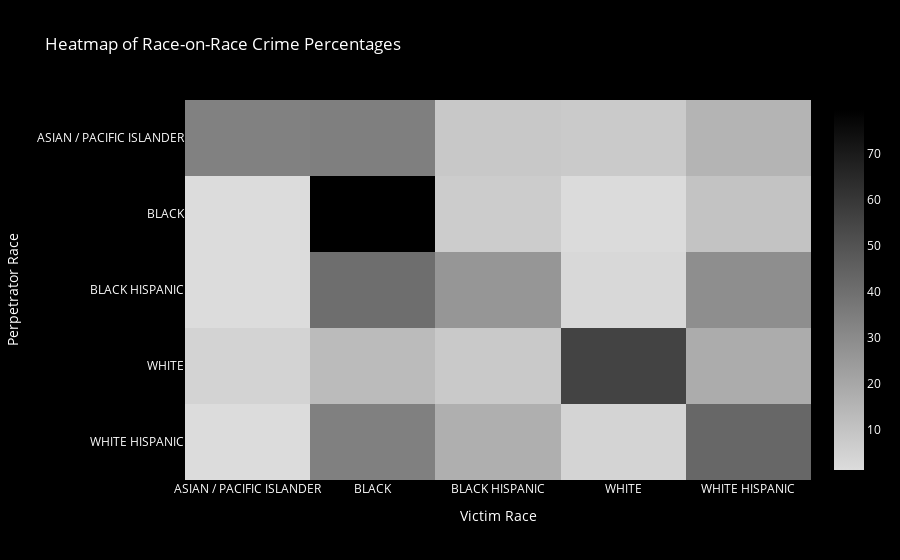

Notebook source saved alongside this figure:
### Markdown cell above
The distridutions remain the same even after the spike

### Code cell
# Filter out unknown and nan races for perpetrators and victims
filtered_data = cleaned_data[
    (cleaned_data['PERP_RACE'].notna()) & (cleaned_data['PERP_RACE'] != 'UNKNOWN') &
    (cleaned_data['VIC_RACE'].notna()) & (cleaned_data['VIC_RACE'] != 'UNKNOWN') &
    (cleaned_data['VIC_RACE'] != 'AMERICAN INDIAN/ALASKAN NATIVE') &
    (cleaned_data['PERP_RACE'] != 'AMERICAN INDIAN/ALASKAN NATIVE')
]

# Create a crosstab of perpetrator and victim races
# Ensure PERP_RACE are rows and VIC_RACE are columns
race_on_race = pd.crosstab(filtered_data['PERP_RACE'], filtered_data['VIC_RACE'])

for i in range(0,5):
    s = race_on_race.iloc[i].sum(axis=0)
    race_on_race.iloc[i] = race_on_race.iloc[i]/s
    race_on_race.iloc[i] = (race_on_race.iloc[i] * 100).round(2)


# Plotting a density heatmap using the grayscale color scale
fig = px.imshow(
    race_on_race,
    labels=dict(x="Victim Race", y="Perpetrator Race", color="Incident Count"),
    title='Heatmap of Race-on-Race Crime Percentages',
    aspect='auto',  # Adjust the aspect ratio to auto if needed
    color_continuous_scale=continuous_colorscale  # Apply the continuous color scale
)

# Ensure axes labels are correct and on the appropriate side
fig.update_xaxes(side="bottom", tickmode='array', tickvals=list(range(len(race_on_race.columns))), ticktext=race_on_race.columns)
fig.update_yaxes(tickmode='array', tickvals=list(range(len(race_on_race.index))), ticktext=race_on_race.index)

# Optionally, you can add a color axis title
fig.update_layout(coloraxis_colorbar=dict(
    title="",  # Adding two line breaks for spacing
    titleside="top"
    ),
    plot_bgcolor='black',  # Set the plotting area background to black
    paper_bgcolor='black',  # Set the entire chart background to black
    font=dict(
        color='white'  # Ensure all default text (like legend, annotations) is white
    )
    
    )
fig.show()
pio.write_html(fig, file='confusion_matrix_interracial_shootings.html', auto_open=False)

### Figure 1 — Plotly figure (JSON) as saved in the notebook; plotly's stock layout.template omitted (floating-point values rounded to 4 significant figures)
{"data": [{"coloraxis": "coloraxis", "hovertemplate": "Victim Race: %{x}<br>Perpetrator Race: %{y}<br>Incident Count: %{z}<extra></extra>", "name": "0", "type": "heatmap", "x": ["ASIAN / PACIFIC ISLANDER", "BLACK", "BLACK HISPANIC", "WHITE", "WHITE HISPANIC"], "xaxis": "x", "y": ["ASIAN / PACIFIC ISLANDER", "BLACK", "BLACK HISPANIC", "WHITE", "WHITE HISPANIC"], "yaxis": "y", "z": [[33.77, 34.42, 8.44, 7.79, 15.58], [1.38, 79.43, 7.05, 1.73, 10.42], [1.38, 40.57, 26.28, 2.75, 29.03], [4.61, 13.12, 8.16, 55.67, 18.44], [1.55, 33.85, 17.46, 4.17, 42.97]]}], "layout": {"coloraxis": {"colorbar": {"title": {"side": "top", "text": ""}}, "colorscale": [[0, "rgb(220,220,220)"], [1, "rgb(0,0,0)"]]}, "font": {"color": "white"}, "paper_bgcolor": "black", "plot_bgcolor": "black", "title": {"text": "Heatmap of Race-on-Race Crime Percentages"}, "xaxis": {"anchor": "y", "domain": [0, 1], "side": "bottom", "tickmode": "array", "ticktext": ["ASIAN / PACIFIC ISLANDER", "BLACK", "BLACK HISPANIC", "WHITE", "WHITE HISPANIC"], "tickvals": [0, 1, 2, 3, 4], "title": {"text": "Victim Race"}}, "yaxis": {"anchor": "x", "autorange": "reversed", "domain": [0, 1], "tickmode": "array", "ticktext": ["ASIAN / PACIFIC ISLANDER", "BLACK", "BLACK HISPANIC", "WHITE", "WHITE HISPANIC"], "tickvals": [0, 1, 2, 3, 4], "title": {"text": "Perpetrator Race"}}}}
